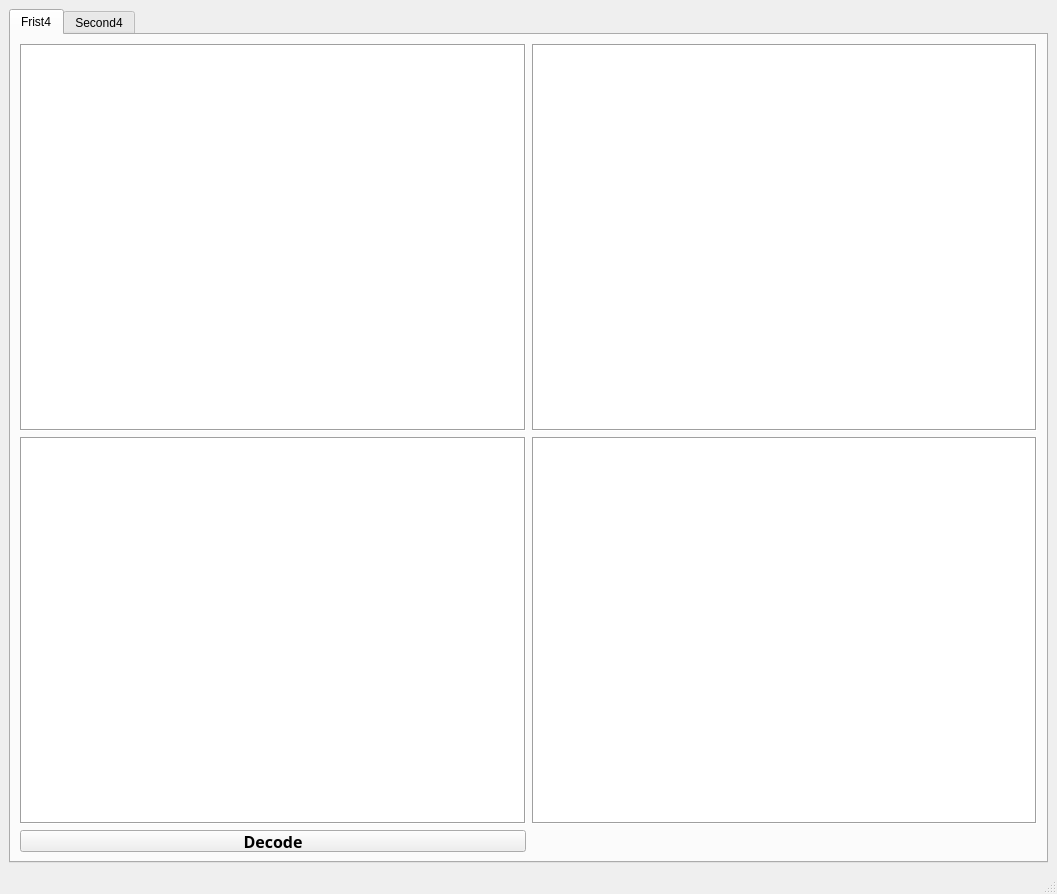
<?xml version="1.0" encoding="UTF-8"?>
<ui version="4.0">
 <class>MainWindow</class>
 <widget class="QMainWindow" name="MainWindow">
  <property name="geometry">
   <rect>
    <x>0</x>
    <y>0</y>
    <width>1057</width>
    <height>894</height>
   </rect>
  </property>
  <property name="windowTitle">
   <string>MainWindow</string>
  </property>
  <widget class="QWidget" name="centralwidget">
   <layout class="QGridLayout" name="gridLayout">
    <item row="0" column="0">
     <widget class="QTabWidget" name="tabWidget">
      <property name="currentIndex">
       <number>0</number>
      </property>
      <widget class="QWidget" name="tab">
       <attribute name="title">
        <string>Frist4</string>
       </attribute>
       <layout class="QGridLayout" name="gridLayout_2">
        <item row="0" column="0">
         <widget class="PlotWidget" name="Q1">
          <property name="sizePolicy">
           <sizepolicy hsizetype="Preferred" vsizetype="Preferred">
            <horstretch>0</horstretch>
            <verstretch>0</verstretch>
           </sizepolicy>
          </property>
          <property name="frameShape">
           <enum>QFrame::Box</enum>
          </property>
          <property name="midLineWidth">
           <number>0</number>
          </property>
          <property name="sizeAdjustPolicy">
           <enum>QAbstractScrollArea::AdjustToContentsOnFirstShow</enum>
          </property>
          <property name="interactive">
           <bool>true</bool>
          </property>
          <property name="renderHints">
           <set>QPainter::SmoothPixmapTransform|QPainter::TextAntialiasing</set>
          </property>
         </widget>
        </item>
        <item row="0" column="1">
         <widget class="PlotWidget" name="Q2">
          <property name="sizePolicy">
           <sizepolicy hsizetype="Preferred" vsizetype="Preferred">
            <horstretch>0</horstretch>
            <verstretch>0</verstretch>
           </sizepolicy>
          </property>
          <property name="frameShape">
           <enum>QFrame::Box</enum>
          </property>
          <property name="sizeAdjustPolicy">
           <enum>QAbstractScrollArea::AdjustToContentsOnFirstShow</enum>
          </property>
          <property name="interactive">
           <bool>true</bool>
          </property>
         </widget>
        </item>
        <item row="1" column="0">
         <widget class="PlotWidget" name="Q3">
          <property name="sizePolicy">
           <sizepolicy hsizetype="Preferred" vsizetype="Preferred">
            <horstretch>0</horstretch>
            <verstretch>0</verstretch>
           </sizepolicy>
          </property>
          <property name="frameShape">
           <enum>QFrame::Box</enum>
          </property>
          <property name="sizeAdjustPolicy">
           <enum>QAbstractScrollArea::AdjustToContentsOnFirstShow</enum>
          </property>
         </widget>
        </item>
        <item row="2" column="0">
         <widget class="QPushButton" name="Decode">
          <property name="maximumSize">
           <size>
            <width>16777215</width>
            <height>22</height>
           </size>
          </property>
          <property name="font">
           <font>
            <family>Ubuntu Condensed</family>
            <pointsize>12</pointsize>
            <weight>75</weight>
            <bold>true</bold>
           </font>
          </property>
          <property name="text">
           <string>Decode</string>
          </property>
         </widget>
        </item>
        <item row="1" column="1">
         <widget class="PlotWidget" name="Q4">
          <property name="sizePolicy">
           <sizepolicy hsizetype="Preferred" vsizetype="Preferred">
            <horstretch>0</horstretch>
            <verstretch>0</verstretch>
           </sizepolicy>
          </property>
          <property name="frameShape">
           <enum>QFrame::Box</enum>
          </property>
          <property name="sizeAdjustPolicy">
           <enum>QAbstractScrollArea::AdjustToContentsOnFirstShow</enum>
          </property>
          <property name="interactive">
           <bool>true</bool>
          </property>
         </widget>
        </item>
       </layout>
      </widget>
      <widget class="QWidget" name="tab_2">
       <attribute name="title">
        <string>Second4</string>
       </attribute>
       <layout class="QGridLayout" name="gridLayout_3">
        <item row="3" column="1">
         <widget class="PlotWidget" name="Q8">
          <property name="sizePolicy">
           <sizepolicy hsizetype="Preferred" vsizetype="Preferred">
            <horstretch>0</horstretch>
            <verstretch>0</verstretch>
           </sizepolicy>
          </property>
          <property name="frameShape">
           <enum>QFrame::Box</enum>
          </property>
         </widget>
        </item>
        <item row="0" column="1">
         <widget class="PlotWidget" name="Q6">
          <property name="sizePolicy">
           <sizepolicy hsizetype="Preferred" vsizetype="Preferred">
            <horstretch>0</horstretch>
            <verstretch>0</verstretch>
           </sizepolicy>
          </property>
          <property name="frameShape">
           <enum>QFrame::Box</enum>
          </property>
          <property name="interactive">
           <bool>true</bool>
          </property>
         </widget>
        </item>
        <item row="0" column="0">
         <widget class="PlotWidget" name="Q5">
          <property name="sizePolicy">
           <sizepolicy hsizetype="Preferred" vsizetype="Preferred">
            <horstretch>0</horstretch>
            <verstretch>0</verstretch>
           </sizepolicy>
          </property>
          <property name="frameShape">
           <enum>QFrame::Box</enum>
          </property>
          <property name="interactive">
           <bool>true</bool>
          </property>
         </widget>
        </item>
        <item row="3" column="0">
         <widget class="PlotWidget" name="Q7">
          <property name="sizePolicy">
           <sizepolicy hsizetype="Preferred" vsizetype="Preferred">
            <horstretch>0</horstretch>
            <verstretch>0</verstretch>
           </sizepolicy>
          </property>
          <property name="frameShape">
           <enum>QFrame::Box</enum>
          </property>
         </widget>
        </item>
        <item row="2" column="1">
         <widget class="QLabel" name="label">
          <property name="maximumSize">
           <size>
            <width>1000</width>
            <height>20</height>
           </size>
          </property>
          <property name="font">
           <font>
            <family>Ubuntu Condensed</family>
            <pointsize>13</pointsize>
            <weight>75</weight>
            <bold>true</bold>
           </font>
          </property>
          <property name="frameShape">
           <enum>QFrame::NoFrame</enum>
          </property>
          <property name="text">
           <string>Final image</string>
          </property>
          <property name="alignment">
           <set>Qt::AlignCenter</set>
          </property>
         </widget>
        </item>
       </layout>
      </widget>
     </widget>
    </item>
   </layout>
  </widget>
  <widget class="QStatusBar" name="statusbar"/>
 </widget>
 <customwidgets>
  <customwidget>
   <class>PlotWidget</class>
   <extends>QGraphicsView</extends>
   <header>pyqtgraph</header>
  </customwidget>
 </customwidgets>
 <resources/>
 <connections/>
</ui>
